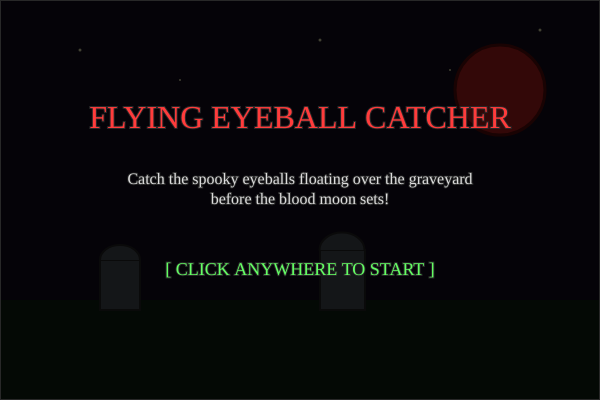
Frame 1 (no input)
Frame 60 (no input): identical to frame 1, image omitted
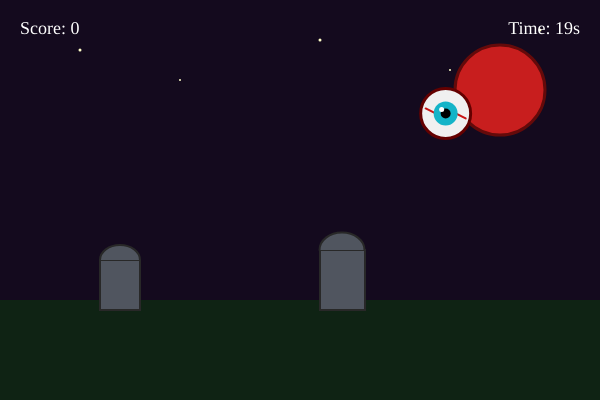
Frame 120 (the mouse pressed at the canvas centre since frame 60)

The p5.js sketch that drew these frames (run headless with seeded random() and noise() and a simulated clock; from frame 60 on, the mouse is pressed at the canvas centre):

// p5.js sketch
// ── sketch.js
let state = 'start';
let duration = 20;
let startTime;
let score = 0;
let ghost;
let spawnEvery = 60;
function spawnGhost() {
  ghost = { x: random(40, width - 40), y: random(40, height - 40) };
}



function drawGhost(x, y) {
  noStroke();
  fill("#d9ef34");
  ellipse(x, y, 60, 60);

  fill(20);
  ellipse(x - 12, y - 5, 10);
  ellipse(x + 12, y - 5, 10);
}

// FLYING EYEBALL CATCHER - Simple Custom p5.js Game

let gameState = 'START'; // 'START', 'PLAY', 'GAMEOVER

// 1. YOUR OWN RULES: 20-second timer, jump speed, size, points
let timer = 20;
let eyeX, eyeY;
let eyeSize = 50; 
let jumpTimer = 0;
let jumpInterval = 40; // Jumps every 40 frames (~0.6s)

function setup() {
  createCanvas(600, 400);
  
  // 2. YOUR OWN FONT
  textFont('Trebuchet MS');
  
  resetTarget();
}

function draw() {
  // 3. YOUR OWN SCENE & COLORS: Eerie Graveyard with Blood-Red Moon
  background(20, 10, 30); // Deep night sky

  // Draw Stars
  fill(255, 255, 200);
  noStroke();
  ellipse(80, 50, 3, 3);
  ellipse(180, 80, 2, 2);
  ellipse(320, 40, 3, 3);
  ellipse(450, 70, 2, 2);
  ellipse(540, 30, 3, 3);

  // Blood-Red Moon
  fill(200, 30, 30);
  stroke(100, 10, 10);
  strokeWeight(3);
  ellipse(500, 90, 90, 90);

  // Graveyard Ground
  fill(15, 35, 20);
  noStroke();
  rect(0, 300, width, 100);

  // Tombstones (rect with arc top)
  fill(80, 85, 95);
  stroke(40);
  strokeWeight(2);
  rect(100, 260, 40, 50);
  arc(120, 260, 40, 30, PI, 0);
  rect(320, 250, 45, 60);
  arc(342, 250, 45, 35, PI, 0);

  // GAME STATES
  if (gameState === 'START') {
    // 4. YOUR OWN STORY & START SCREEN
    fill(0, 190);
    rect(0, 0, width, height);

    textAlign(CENTER, CENTER);
    fill(255, 60, 60);
    textSize(32);
    text("FLYING EYEBALL CATCHER", width / 2, 120);

    fill(220);
    textSize(16);
    text("Catch the spooky eyeballs floating over the graveyard\nbefore the blood moon sets!", width / 2, 190);

    fill(100, 255, 100);
    textSize(18);
    text("[ CLICK ANYWHERE TO START ]", width / 2, 270);

  } else if (gameState === 'PLAY') {
    // Timer Countdown
    if (frameCount % 60 === 0 && timer > 0) {
      timer--;
    }
    if (timer <= 0) {
      gameState = 'GAMEOVER';
    }

    // Auto-Jump Timer
    jumpTimer++;
    if (jumpTimer >= jumpInterval) {
      resetTarget();
    }

    // 5. YOUR OWN ENEMY: Draw Eyeball Creature
    drawEyeball(eyeX, eyeY);

    // Score & Timer Display
    fill(255);
    noStroke();
    textSize(18);
    textAlign(LEFT, TOP);
    text("Score: " + score, 20, 20);
    textAlign(RIGHT, TOP);
    text("Time: " + timer + "s", width - 20, 20);

  } else if (gameState === 'GAMEOVER') {
    fill(0, 200);
    rect(0, 0, width, height);

    textAlign(CENTER, CENTER);
    fill(255, 80, 80);
    textSize(36);
    text("TIME'S UP!", width / 2, 140);

    fill(255);
    textSize(22);
    text("Eyeballs Caught: " + score, width / 2, 200);

    fill(100, 255, 100);
    textSize(18);
    text("[ CLICK TO PLAY AGAIN ]", width / 2, 270);
  }
}

// Custom Creature: Flying Eyeball
function drawEyeball(x, y) {
  // Outer Eyeball
  fill(240);
  stroke(100, 0, 0);
  strokeWeight(3);
  ellipse(x, y, eyeSize, eyeSize);

  // Red Veins
  stroke(200, 20, 20);
  strokeWeight(2);
  line(x - 20, y - 5, x - 10, y);
  line(x + 20, y + 5, x + 10, y);

  // Iris & Pupil
  fill(20, 180, 200); // Electric Cyan
  noStroke();
  ellipse(x, y, 24, 24);
  fill(0);
  ellipse(x, y, 10, 10);

  // Glint
  fill(255);
  ellipse(x - 4, y - 4, 5, 5);
}

function resetTarget() {
  eyeX = random(60, width - 60);
  eyeY = random(60, 240);
  jumpTimer = 0;
}

function mousePressed() {
  if (gameState === 'START' || gameState === 'GAMEOVER') {
    score = 0;
    timer = 20;
    resetTarget();
    gameState = 'PLAY';
    return;
  }

  if (gameState === 'PLAY') {
    // Check if clicked on the eyeball
    let d = dist(mouseX, mouseY, eyeX, eyeY);
    if (d < eyeSize / 2) {
      score += 10; // +10 points per click
      resetTarget();
    }
  }
}
